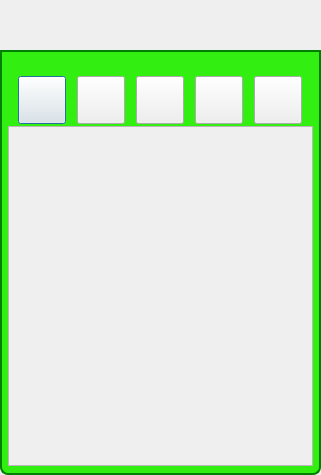
<?xml version="1.0" encoding="UTF-8"?>
<ui version="4.0">
 <class>SessionOptionsDialog</class>
 <widget class="QDialog" name="SessionOptionsDialog">
  <property name="geometry">
   <rect>
    <x>0</x>
    <y>0</y>
    <width>321</width>
    <height>475</height>
   </rect>
  </property>
  <property name="windowTitle">
   <string>Dialog</string>
  </property>
  <property name="styleSheet">
   <string notr="true">QDialog#ToFriendVoicePhoneDialog
{   
color: transparent;
background-color: transparent;
border: 1px solid transparent;
border-radius: 8px; 
}

#StyledDlgTitleBox
{   
color: black;
background-color: rgb(50,238,17);
border: 2px solid green;
border-top-left-radius: 8px; 
border-top-right-radius: 8px;
}

#StyledDlgTitleLabel
{   
color: black;
}

#StyledDlgItemsBox
{   
background-color: rgb(50,238,17);
border: 2px solid green;
border-top-color: green; 
border-bottom-left-radius: 8px; 
border-bottom-right-radius: 8px;
}
QPushButton#CallButton
{
color: white;
font: bold 14px;
border-width: 10;
border-image: url(:/MyP2PWeb/Resources/button_green_normal.png) 10;
padding: -10;
}
QPushButton#CallButton:pressed
{
border-width: 10;
border-image: url(:/MyP2PWeb/Resources/button_green_pressed.png) 10;
padding: -10;
}
QPushButton#HangUpButton
{
color: white;
font: bold 14px;
border-width: 10;
border-image: url(:/MyP2PWeb/Resources/button_green_normal.png) 10;
padding: -10;
}
QPushButton#HangUpButton:pressed
{
border-width: 10;
border-image: url(:/MyP2PWeb/Resources/button_green_pressed.png) 10;
padding: -10;
}
QLabel#PermissionLabel
{
font: bold 14px;
}
QLabel#MuteMicrophoneLabel
{
font: bold 12px;
}
QLabel#MuteSpeakerLabel
{
font: bold 12px;
}</string>
  </property>
  <layout class="QVBoxLayout" name="verticalLayout">
   <property name="spacing">
    <number>0</number>
   </property>
   <property name="leftMargin">
    <number>0</number>
   </property>
   <property name="topMargin">
    <number>0</number>
   </property>
   <property name="rightMargin">
    <number>0</number>
   </property>
   <property name="bottomMargin">
    <number>0</number>
   </property>
   <item>
    <widget class="TitleBarWidget" name="m_TitleBarWidget" native="true">
     <property name="sizePolicy">
      <sizepolicy hsizetype="Preferred" vsizetype="Preferred">
       <horstretch>0</horstretch>
       <verstretch>0</verstretch>
      </sizepolicy>
     </property>
     <property name="minimumSize">
      <size>
       <width>0</width>
       <height>50</height>
      </size>
     </property>
     <property name="maximumSize">
      <size>
       <width>16777215</width>
       <height>103</height>
      </size>
     </property>
    </widget>
   </item>
   <item>
    <widget class="QGroupBox" name="StyledDlgItemsBox">
     <property name="sizePolicy">
      <sizepolicy hsizetype="Preferred" vsizetype="Expanding">
       <horstretch>0</horstretch>
       <verstretch>0</verstretch>
      </sizepolicy>
     </property>
     <property name="minimumSize">
      <size>
       <width>0</width>
       <height>0</height>
      </size>
     </property>
     <property name="title">
      <string/>
     </property>
     <layout class="QVBoxLayout" name="verticalLayout_2">
      <property name="spacing">
       <number>1</number>
      </property>
      <property name="leftMargin">
       <number>5</number>
      </property>
      <property name="topMargin">
       <number>5</number>
      </property>
      <property name="rightMargin">
       <number>5</number>
      </property>
      <property name="bottomMargin">
       <number>5</number>
      </property>
      <item>
       <widget class="QLabel" name="m_StatusLabel">
        <property name="text">
         <string/>
        </property>
       </widget>
      </item>
      <item>
       <layout class="QHBoxLayout" name="horizontalLayout">
        <property name="spacing">
         <number>1</number>
        </property>
        <item>
         <widget class="QPushButton" name="m_VoipButton">
          <property name="sizePolicy">
           <sizepolicy hsizetype="Fixed" vsizetype="Fixed">
            <horstretch>0</horstretch>
            <verstretch>0</verstretch>
           </sizepolicy>
          </property>
          <property name="minimumSize">
           <size>
            <width>48</width>
            <height>48</height>
           </size>
          </property>
          <property name="maximumSize">
           <size>
            <width>48</width>
            <height>48</height>
           </size>
          </property>
          <property name="text">
           <string/>
          </property>
          <property name="iconSize">
           <size>
            <width>48</width>
            <height>48</height>
           </size>
          </property>
         </widget>
        </item>
        <item>
         <widget class="QPushButton" name="m_VideoChatButton">
          <property name="minimumSize">
           <size>
            <width>48</width>
            <height>48</height>
           </size>
          </property>
          <property name="maximumSize">
           <size>
            <width>48</width>
            <height>48</height>
           </size>
          </property>
          <property name="text">
           <string/>
          </property>
          <property name="iconSize">
           <size>
            <width>48</width>
            <height>48</height>
           </size>
          </property>
         </widget>
        </item>
        <item>
         <widget class="QPushButton" name="m_TrueOrDareButton">
          <property name="minimumSize">
           <size>
            <width>48</width>
            <height>48</height>
           </size>
          </property>
          <property name="maximumSize">
           <size>
            <width>48</width>
            <height>48</height>
           </size>
          </property>
          <property name="text">
           <string/>
          </property>
          <property name="iconSize">
           <size>
            <width>48</width>
            <height>48</height>
           </size>
          </property>
         </widget>
        </item>
        <item>
         <widget class="QPushButton" name="m_SendAttachmentButton">
          <property name="minimumSize">
           <size>
            <width>48</width>
            <height>48</height>
           </size>
          </property>
          <property name="maximumSize">
           <size>
            <width>48</width>
            <height>48</height>
           </size>
          </property>
          <property name="text">
           <string/>
          </property>
          <property name="iconSize">
           <size>
            <width>48</width>
            <height>48</height>
           </size>
          </property>
         </widget>
        </item>
        <item>
         <widget class="QPushButton" name="m_OptionsButton">
          <property name="minimumSize">
           <size>
            <width>48</width>
            <height>48</height>
           </size>
          </property>
          <property name="maximumSize">
           <size>
            <width>48</width>
            <height>48</height>
           </size>
          </property>
          <property name="text">
           <string/>
          </property>
          <property name="iconSize">
           <size>
            <width>48</width>
            <height>48</height>
           </size>
          </property>
         </widget>
        </item>
       </layout>
      </item>
      <item>
       <widget class="VidWidget" name="m_VideoWidget" native="true"/>
      </item>
      <item>
       <widget class="HistoryListWidget" name="m_ChatHistory">
        <property name="widgetResizable">
         <bool>true</bool>
        </property>
        <widget class="QWidget" name="scrollAreaWidgetContents">
         <property name="geometry">
          <rect>
           <x>0</x>
           <y>0</y>
           <width>305</width>
           <height>323</height>
          </rect>
         </property>
        </widget>
       </widget>
      </item>
      <item>
       <widget class="ChatEntryWidget" name="m_ChatEntry" native="true"/>
      </item>
     </layout>
    </widget>
   </item>
  </layout>
 </widget>
 <customwidgets>
  <customwidget>
   <class>TitleBarWidget</class>
   <extends>QWidget</extends>
   <header>TitleBarWidget.h</header>
   <container>1</container>
  </customwidget>
  <customwidget>
   <class>ChatEntryWidget</class>
   <extends>QWidget</extends>
   <header>ChatEntryWidget.h</header>
   <container>1</container>
  </customwidget>
  <customwidget>
   <class>HistoryListWidget</class>
   <extends>QScrollArea</extends>
   <header>HistoryListWidget.h</header>
   <container>1</container>
  </customwidget>
  <customwidget>
   <class>VidWidget</class>
   <extends>QWidget</extends>
   <header location="global">VidWidget.h</header>
   <container>1</container>
  </customwidget>
 </customwidgets>
 <resources/>
 <connections/>
</ui>
